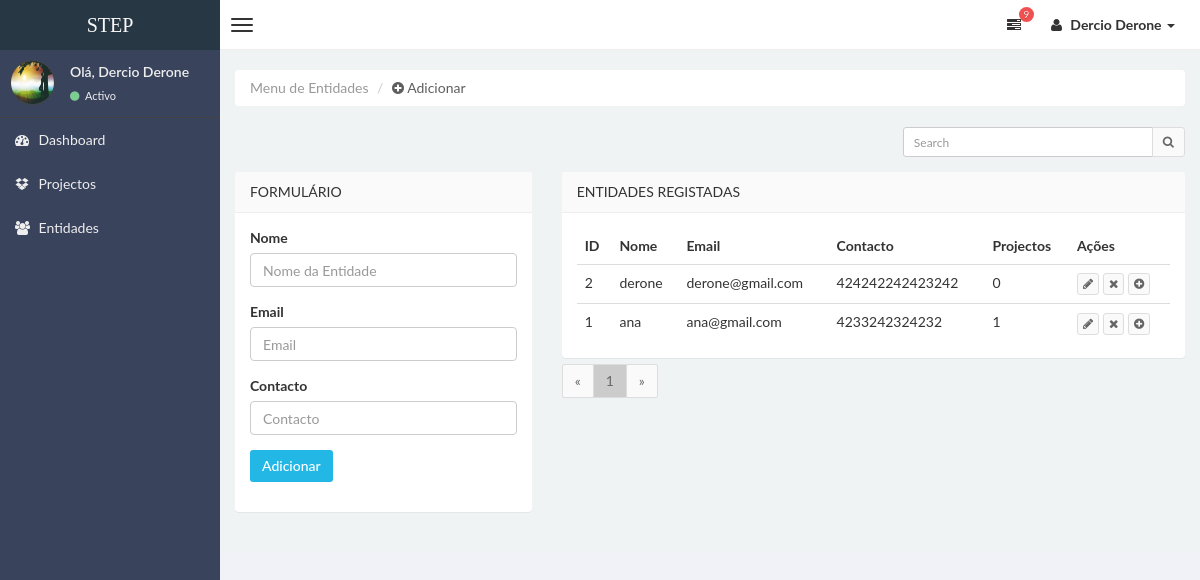
The page /entidades (signed in) on the database as committed earlier.
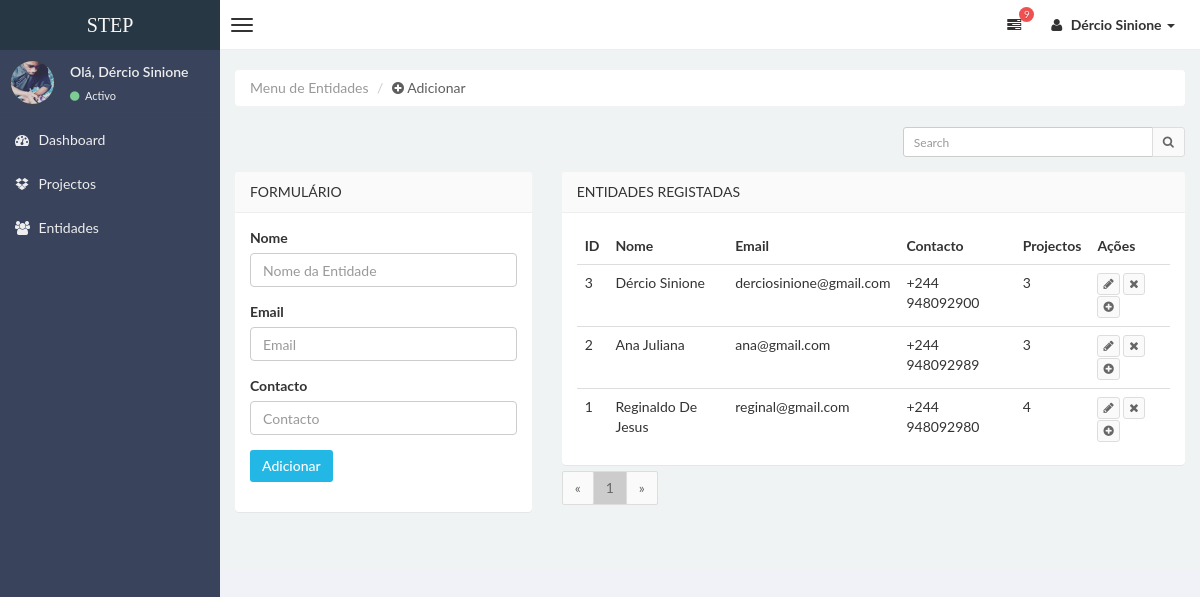
The same page on the database as committed later.
### stepsite/models.py (models this page shows, shortened)
class Usuarios(db.Model,UserMixin):
    id = db.Column(db.Integer,primary_key=True)
    nome = db.Column(db.String(30), unique=True, nullable=False)
    email = db.Column(db.String(100), unique=True, nullable=False)
    senha = db.Column(db.String(100), unique=False, nullable=False)
    imagem = db.Column(db.String(30), nullable=False, default='defaultUser.jpg')
    categorias = db.relationship('Categorias', backref='usuarios', lazy=True)
    entidades = db.relationship('Entidades', backref='usuarios', lazy=True)
    projectos = db.relationship('Projectos', backref='usuarios', lazy=True)

class Entidades(db.Model):
    id = db.Column(db.Integer,primary_key=True)
    nome = db.Column(db.String(50), nullable=False)
    email = db.Column(db.String(100), nullable=False)
    contacto = db.Column(db.String(20), nullable=False)
    imagem = db.Column(db.String(50), nullable=False, default='defaultEntidade.jpg')
    idUser = db.Column(db.Integer, db.ForeignKey('usuarios.id'),nullable=False)
    projectos = db.relationship('Projectos', backref='entidades', lazy=True)

### stepsite/entidades/routes.py (the view, shortened to what this page needs)
@entidads.route("/entidades", methods=['GET','POST'])
@login_required
def entidades():
    form = FormEntidades()
    search = request.args.get('search','')
    page = request.args.get('page',1, type=int)
    per_page = 9
    if search:
        result = Entidades.query.filter_by(idUser=current_user.id).filter(or_(Entidades.nome.contains(search),Entidades.email.contains(search))).order_by(Entidades.id.desc()).paginate(page=page,per_page=per_page)
    else:
        result = Entidades.query.filter_by(idUser=current_user.id).order_by(Entidades.id.desc()).paginate(page=page,per_page=per_page)
    return render_template("entidades.html",title="STEP | Entidades",result=result,form=form,search=search)

### stepsite/entidades/forms.py (shortened to what this page needs)
class FormEntidades(FlaskForm):
    nome = StringField('Nome', validators=[DataRequired(),length(min=3,max=50,message="Só é permetido nome no intervalo de 3 a 50 dígitos.")])
    email = StringField(label='Email',validators=[DataRequired(),Email(message="Email inválido."),length(min=4,max=100,message="Só é email no intervalo de 4 a 100 dígitos.")])
    contacto = StringField('Contacto', validators=[DataRequired(),length(min=9,max=20,message="Só é permetido contacto no intervalo de 9 a 20 dígitos.")])
    submit = SubmitField('Adicionar')

### stepsite/entidades/routes.py (called while the page is built)
@entidads.context_processor
def start_context():
    def getLenght(elemento):
        return len(elemento)
    return dict(getLenght=getLenght)

### stepsite/models.py (called while the page is built)
@login_manager.user_loader
def load_user(user_id):
    return Usuarios.query.get(int(user_id))

### stepsite/templates/entidades.html (shortened to what this page needs)
{% extends "layoutAdmin.html" %}
{% block content %}
<div class="row">
    <div class="col-md-12">
        <ul class="breadcrumb">
            <li class="active">Menu de Entidades</li>
            <li><a style="color: rgb(95, 93, 93);"><i class="fa fa-plus-circle"></i> Adicionar </a></li>
        </ul>
    </div>
    <div class="col-md-12">
    </div>
    <div class="col-md-12">
      <form action="{{url_for('entidads.entidades')}}" method="get">
        <div class="box-tools m-b-15">
            <div class="input-group">
                <input type="text" name="search" value="{{search}}" class="form-control input-sm pull-right" autocomplete="off" style="width: 250px;" placeholder="Search">
                <div class="input-group-btn">
                    <button class="btn btn-sm btn-default"><i class="fa fa-search"></i></button>
                </div>
            </div>
        </div>
      </form>
    </div>
</div>
<div class="row">
    <div class="col-lg-4">
        <section class="panel">
            <header class="panel-heading">
                Formulário
            </header>
            <div class="panel-body">
        <form role="form" method="POST" action="{{url_for('entidads.entidades')}}">
                <div class="form-group">
                    {{ form.nome.label(class="form-control-label")}}
                    {% if form.nome.errors %}
                      {{ form.nome(class="form-control form-control is-invalid",placeholder="Nome da Entidade",autocomplete="off")}}
                    <div class="invalid-feedback">
                            {% for erro in form.nome.errors %}
                                <span>{{ erro }}</span>
                            {% endfor %}
                    </div>
                    {% else %}
                        {{ form.nome(class="form-control form-control",placeholder="Nome da Entidade",autocomplete="off")}}
                    {% endif %}
                </div>
                <div class="form-group">
                    {{ form.email.label(class="form-control-label")}}
                    {% if form.email.errors %}
                      {{ form.email(class="form-control form-control is-invalid",placeholder="Email",autocomplete="off")}}
                    <div class="invalid-feedback">
                            {% for erro in form.email.errors %}
                                <span>{{ erro }}</span>
                            {% endfor %}
                    </div>
                    {% else %}
                        {{ form.email(class="form-control form-control",placeholder="Email",autocomplete="off")}}
                    {% endif %}
                </div>
                <div class="form-group">
                    {{ form.contacto.label(class="form-control-label")}}
                    {% if form.contacto.errors %}
                      {{ form.contacto(class="form-control form-control is-invalid",placeholder="Contacto",autocomplete="off")}}
                    <div class="invalid-feedback">
                            {% for erro in form.contacto.errors %}
                                <span>{{ erro }}</span>
                            {% endfor %}
                    </div>
                    {% else %}
                        {{ form.contacto(class="form-control form-control",placeholder="Contacto",autocomplete="off")}}
                    {% endif %}
                </div>
                <div class="form-group">
                    {{ form.submit(class="btn btn-info")}}
                </div>
        </form>
            </div>
        </section>
    </div>
    <div class="col-md-8">
        <section class="panel">
          <header class="panel-heading">
            Entidades Registadas
        </header>
        <div class="panel-body table-responsive" style="max-height:420px; overflow:auto">
            <table class="table table-hover" id="tbEntidades">
              <thead>
                <tr>
                  <th>ID</th>
                  <th>Nome</th>
                  <th>Email</th>
                  <th>Contacto</th>
                  <th>Projectos</th>
                  <th>Ações</th>
              </tr>
          </thead>
          <tbody>
          {% if result: %}
             {% for dados in result.items%}
                  <tr>
                      <td>{{ dados.id }}</td>
                      <td>{{ dados.nome }}</td>
                      <td>{{ dados.email }}</td>
                      <td>{{ dados.contacto }}</td>
                      <td>{{ getLenght(dados.projectos) }}</td>
                      <td>
                          <a onclick="PassarDados('/entidades/{{dados.id}}/update')"><button class="btn btn-default btn-xs"><i class="fa fa-pencil"></i></button></a>
                          <a onclick="fnIdselecionado('/entidades/{{dados.id}}/delete')" data-toggle="modal" data-target="#ModalConfirm"><button class="btn btn-default btn-xs"><i class="fa fa-times"></i></button></a>
                          <a href="/projectos/add?en={{dados.id}}"><button class="btn btn-default btn-xs"><i class="fa fa-plus-circle" title="Adicionar Projecto"></i></button></a>
                      </td>
                  </tr>
              {% endfor %}
          {% endif %}
         </tbody>
            </table>
        </div>
        </section>
    <div class="text-left" style="margin-top: -34px;">
                <ul class="pagination">
                    <li><a href="#">«</a></li>
                {% for numPage in result.iter_pages(left_edge=1,right_edge=1,left_current=1,right_current=2)%}
                    {% if numPage %}
                        {% if result.page == numPage %}
                            <li><a style="background-color: #ccc;" href="{{ url_for('entidads.entidades', page=numPage) }}">{{ numPage }}</a></li>
                        {% else %}
                            <li><a href="{{ url_for('entidads.entidades', page=numPage) }}">{{ numPage }}</a></li>
                        {% endif %}
                    {% endif %}
                {% endfor %}
                        <li><a href="#">»</a></li>
                </ul>
    </div>
    </div>
    <div class="col-lg-4">
        <div class="row">
        <div class="col-md-4">
        </div>
        </div>
    </div>
</div>
{% endblock content %}

### stepsite/templates/layoutAdmin.html (shortened to what this page needs)
<!DOCTYPE html>
<html>
    <head>
        <link href="../static/css/bootstrap.css" rel="stylesheet" type="text/css" />
        <link href="../static/css/font-awesome.min.css" rel="stylesheet" type="text/css" />
        <link href="../static/css/mystyle.css" rel="stylesheet" type="text/css" />
        <link href="../static/css/style.css" rel="stylesheet" type="text/css" />
    </head>
    <body class="skin-black">
        <header class="header">
            <a href="{{url_for('main.home')}}" class="logo">
                STEP
            </a>
            <nav class="navbar navbar-static-top" role="navigation">
                <a href="#" class="navbar-btn sidebar-toggle" data-toggle="offcanvas" role="button" >
                    <span class="icon-bar"></span>
                    <span class="icon-bar"></span>
                    <span class="icon-bar"></span>
                </a>
                <div class="navbar-right">
                    <ul class="nav navbar-nav">
                      <li class="dropdown tasks-menu">
                            <a href="#" class="dropdown-toggle" data-toggle="dropdown">
                                <i class="fa fa-tasks"></i>
                                <span class="label label-danger">9</span>
                            </a>
                        </li>
                        <li class="dropdown user user-menu">
                            <a href="#" class="dropdown-toggle" data-toggle="dropdown">
                                <i class="fa fa-user"></i>
                                <span> {{current_user.nome}} <i class="caret"></i></span>
                            </a>
                        </li>
                    </ul>
                </div>
            </nav>
        </header>
        <div class="wrapper row-offcanvas row-offcanvas-left">
            <aside class="left-side sidebar-offcanvas">
                <section class="sidebar">
                    <div class="user-panel">
                        <div class="pull-left image">
                            <img src="{{url_for('static',filename='profile_img/'+current_user.imagem)}}" class="img-circle" alt="User Image" />
                        </div>
                        <div class="pull-left info">
                            <p>Olá, {{current_user.nome}} </p>
                            <a href="#"><i class="fa fa-circle text-success"></i> Activo</a>
                        </div>
                    </div>
                    <ul class="sidebar-menu">
                        <li>
                            <a href="{{url_for('projects.admin')}}">
                                <i class="fa fa-dashboard"></i> <span>Dashboard </span>
                            </a>
                        </li>
                        <li>
                            <a href="{{url_for('projects.projectos')}}">
                                <i class="fa fa-dropbox"></i> <span>Projectos</span>
                            </a>
                        </li>
                        <li class="">
                            <a href="{{url_for('entidads.entidades')}}">
                                <i class="fa fa-group"></i> <span>Entidades</span>
                            </a>
                        </li>
                    </ul>
                </section>
            </aside>
            <aside class="right-side">
            <section class="content">
            {% block content %}
            {% endblock content %}
            </section>
			</aside>
		</div>
    </body>
</html>

Rows that differ between the two databases and show on the page:
changed Usuarios: nome "Dercio Derone" → "Dércio Sinione"; imagem: picture added in place of a placeholder
added Entidades: id "3", nome "Dércio Sinione", email "derciosinione@gmail.com", contacto "+244 948092900"
changed Entidades id 2: nome "derone" → "Ana Juliana"; email "derone@gmail.com" → "ana@gmail.com"; contacto "424242242423242" → "+244 948092989"; getLenght "0" → "3"
changed Entidades id 1: nome "ana" → "Reginaldo De Jesus"; email "ana@gmail.com" → "reginal@gmail.com"; contacto "4233242324232" → "+244 948092980"; getLenght "1" → "4"
